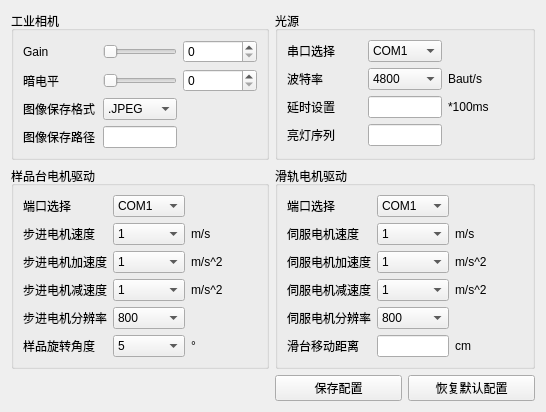
        <widget class="QWidget" name="Settings">
         <layout class="QGridLayout" name="gridLayout_46">
          <item row="0" column="0">
           <widget class="QGroupBox" name="groupBox_14">
            <property name="title">
             <string>工业相机</string>
            </property>
            <layout class="QGridLayout" name="gridLayout_9" rowstretch="1,1,1,1" columnstretch="1,1,1">
             <item row="0" column="0">
              <widget class="QLabel" name="label_gain">
               <property name="text">
                <string>Gain</string>
               </property>
              </widget>
             </item>
             <item row="0" column="1">
              <widget class="QSlider" name="horizontalSlider_gain">
               <property name="orientation">
                <enum>Qt::Horizontal</enum>
               </property>
              </widget>
             </item>
             <item row="0" column="2">
              <widget class="QSpinBox" name="spinBox_gain"/>
             </item>
             <item row="1" column="0">
              <widget class="QLabel" name="label_darkLevel">
               <property name="text">
                <string>暗电平</string>
               </property>
              </widget>
             </item>
             <item row="1" column="1">
              <widget class="QSlider" name="horizontalSlider_darkLevel">
               <property name="orientation">
                <enum>Qt::Horizontal</enum>
               </property>
              </widget>
             </item>
             <item row="1" column="2">
              <widget class="QSpinBox" name="spinBox_darkLevel"/>
             </item>
             <item row="2" column="0">
              <widget class="QLabel" name="label_imageSaveFormat">
               <property name="text">
                <string>图像保存格式</string>
               </property>
              </widget>
             </item>
             <item row="2" column="1">
              <widget class="QComboBox" name="comboBox_imageSaveFormat">
               <item>
                <property name="text">
                 <string>.JPEG</string>
                </property>
               </item>
               <item>
                <property name="text">
                 <string>.BMP</string>
                </property>
               </item>
               <item>
                <property name="text">
                 <string>.PNG</string>
                </property>
               </item>
              </widget>
             </item>
             <item row="3" column="0">
              <widget class="QLabel" name="label_imageSavePath">
               <property name="text">
                <string>图像保存路径</string>
               </property>
              </widget>
             </item>
             <item row="3" column="1">
              <widget class="QLineEdit" name="lineEdit_imageSavePath"/>
             </item>
            </layout>
           </widget>
          </item>
          <item row="0" column="1">
           <widget class="QGroupBox" name="groupBox_16">
            <property name="title">
             <string>光源</string>
            </property>
            <layout class="QGridLayout" name="gridLayout_7" columnstretch="1,1,1">
             <item row="0" column="0">
              <widget class="QLabel" name="label_serialPortSelection">
               <property name="text">
                <string>串口选择</string>
               </property>
              </widget>
             </item>
             <item row="0" column="1">
              <widget class="QComboBox" name="comboBox_serialPortSelection">
               <item>
                <property name="text">
                 <string>COM1</string>
                </property>
               </item>
               <item>
                <property name="text">
                 <string>COM2</string>
                </property>
               </item>
               <item>
                <property name="text">
                 <string>COM3</string>
                </property>
               </item>
               <item>
                <property name="text">
                 <string>COM4</string>
                </property>
               </item>
               <item>
                <property name="text">
                 <string>COM5</string>
                </property>
               </item>
               <item>
                <property name="text">
                 <string>COM6</string>
                </property>
               </item>
               <item>
                <property name="text">
                 <string>COM7</string>
                </property>
               </item>
               <item>
                <property name="text">
                 <string>COM8</string>
                </property>
               </item>
              </widget>
             </item>
             <item row="1" column="0">
              <widget class="QLabel" name="label_baudRate">
               <property name="text">
                <string>波特率</string>
               </property>
              </widget>
             </item>
             <item row="1" column="1">
              <widget class="QComboBox" name="comboBox_baudRate">
               <property name="currentText">
                <string>4800</string>
               </property>
               <item>
                <property name="text">
                 <string>4800</string>
                </property>
               </item>
               <item>
                <property name="text">
                 <string>9600</string>
                </property>
               </item>
               <item>
                <property name="text">
                 <string>19200</string>
                </property>
               </item>
              </widget>
             </item>
             <item row="1" column="2">
              <widget class="QLabel" name="label_68">
               <property name="text">
                <string>Baut/s</string>
               </property>
              </widget>
             </item>
             <item row="2" column="0">
              <widget class="QLabel" name="label_delaySetting">
               <property name="text">
                <string>延时设置</string>
               </property>
              </widget>
             </item>
             <item row="2" column="1">
              <widget class="QLineEdit" name="lineEdit_delaySetting"/>
             </item>
             <item row="2" column="2">
              <widget class="QLabel" name="label_6">
               <property name="text">
                <string>*100ms</string>
               </property>
              </widget>
             </item>
             <item row="3" column="0">
              <widget class="QLabel" name="label_lightingSequence">
               <property name="text">
                <string>亮灯序列</string>
               </property>
              </widget>
             </item>
             <item row="3" column="1">
              <widget class="QLineEdit" name="lineEdit_lightingSequence"/>
             </item>
            </layout>
           </widget>
          </item>
          <item row="1" column="0">
           <widget class="QGroupBox" name="groupBox_21">
            <property name="title">
             <string>样品台电机驱动</string>
            </property>
            <layout class="QGridLayout" name="gridLayout_8" rowstretch="0,0,0,0,0,0" columnstretch="1,1,1">
             <item row="0" column="0">
              <widget class="QLabel" name="label_stepperMotorPortSelection">
               <property name="text">
                <string>端口选择</string>
               </property>
              </widget>
             </item>
             <item row="0" column="1">
              <widget class="QComboBox" name="comboBox_stepperMotorPortSelection">
               <item>
                <property name="text">
                 <string>COM1</string>
                </property>
               </item>
               <item>
                <property name="text">
                 <string>COM2</string>
                </property>
               </item>
               <item>
                <property name="text">
                 <string>COM3</string>
                </property>
               </item>
               <item>
                <property name="text">
                 <string>COM4</string>
                </property>
               </item>
               <item>
                <property name="text">
                 <string>COM5</string>
                </property>
               </item>
               <item>
                <property name="text">
                 <string>COM6</string>
                </property>
               </item>
               <item>
                <property name="text">
                 <string>COM7</string>
                </property>
               </item>
               <item>
                <property name="text">
                 <string>COM8</string>
                </property>
               </item>
               <item>
                <property name="text">
                 <string>COM9</string>
                </property>
               </item>
               <item>
                <property name="text">
                 <string>COM10</string>
                </property>
               </item>
              </widget>
             </item>
             <item row="1" column="0">
              <widget class="QLabel" name="label_stepperMotorSpeed">
               <property name="text">
                <string>步进电机速度</string>
               </property>
              </widget>
             </item>
             <item row="1" column="1">
              <widget class="QComboBox" name="comboBox_stepperMotorSpeed">
               <item>
                <property name="text">
                 <string>1</string>
                </property>
               </item>
               <item>
                <property name="text">
                 <string>2</string>
                </property>
               </item>
               <item>
                <property name="text">
                 <string>3</string>
                </property>
               </item>
               <item>
                <property name="text">
                 <string>4</string>
                </property>
               </item>
               <item>
                <property name="text">
                 <string>5</string>
                </property>
               </item>
              </widget>
             </item>
             <item row="1" column="2">
              <widget class="QLabel" name="label_82">
               <property name="text">
                <string>m/s</string>
               </property>
              </widget>
             </item>
             <item row="2" column="0">
              <widget class="QLabel" name="label_stepperMotorAcceleration">
               <property name="text">
                <string>步进电机加速度</string>
               </property>
              </widget>
             </item>
             <item row="2" column="1">
              <widget class="QComboBox" name="comboBox_stepperMotorAcceleration">
               <item>
                <property name="text">
                 <string>1</string>
                </property>
               </item>
               <item>
                <property name="text">
                 <string>2</string>
                </property>
               </item>
               <item>
                <property name="text">
                 <string>3</string>
                </property>
               </item>
               <item>
                <property name="text">
                 <string>4</string>
                </property>
               </item>
               <item>
                <property name="text">
                 <string>5</string>
                </property>
               </item>
              </widget>
             </item>
             <item row="2" column="2">
              <widget class="QLabel" name="label_83">
               <property name="text">
                <string>m/s^2</string>
               </property>
              </widget>
             </item>
             <item row="3" column="0">
              <widget class="QLabel" name="label_stepperMotorDeceleration">
               <property name="text">
                <string>步进电机减速度</string>
               </property>
              </widget>
             </item>
             <item row="3" column="1">
              <widget class="QComboBox" name="comboBox_stepperMotorDeceleration">
               <item>
                <property name="text">
                 <string>1</string>
                </property>
               </item>
               <item>
                <property name="text">
                 <string>2</string>
                </property>
               </item>
               <item>
                <property name="text">
                 <string>3</string>
                </property>
               </item>
               <item>
                <property name="text">
                 <string>4</string>
                </property>
               </item>
               <item>
                <property name="text">
                 <string>5</string>
                </property>
               </item>
              </widget>
             </item>
             <item row="3" column="2">
              <widget class="QLabel" name="label_86">
               <property name="text">
                <string>m/s^2</string>
               </property>
              </widget>
             </item>
             <item row="4" column="0">
              <widget class="QLabel" name="label_stepperMotorResolution">
               <property name="text">
                <string>步进电机分辨率</string>
               </property>
              </widget>
             </item>
             <item row="4" column="1">
              <widget class="QComboBox" name="comboBox_stepperMotorResolution">
               <item>
                <property name="text">
                 <string>800</string>
                </property>
               </item>
               <item>
                <property name="text">
                 <string>1600</string>
                </property>
               </item>
               <item>
                <property name="text">
                 <string>2400</string>
                </property>
               </item>
              </widget>
             </item>
             <item row="5" column="0">
              <widget class="QLabel" name="label_sampleRotationAngle">
               <property name="text">
                <string>样品旋转角度</string>
               </property>
              </widget>
             </item>
             <item row="5" column="1">
              <widget class="QComboBox" name="comboBox_sampleRotationAngle">
               <item>
                <property name="text">
                 <string>5</string>
                </property>
               </item>
               <item>
                <property name="text">
                 <string>10</string>
                </property>
               </item>
               <item>
                <property name="text">
                 <string>15</string>
                </property>
               </item>
              </widget>
             </item>
             <item row="5" column="2">
              <widget class="QLabel" name="label_87">
               <property name="text">
                <string>°</string>
               </property>
              </widget>
             </item>
            </layout>
           </widget>
          </item>
          <item row="1" column="1">
           <widget class="QGroupBox" name="groupBox_22">
            <property name="title">
             <string>滑轨电机驱动</string>
            </property>
            <layout class="QGridLayout" name="gridLayout_10" columnstretch="1,1,1">
             <item row="0" column="0">
              <widget class="QLabel" name="label_servoMotorPortSelection">
               <property name="text">
                <string>端口选择</string>
               </property>
              </widget>
             </item>
             <item row="0" column="1">
              <widget class="QComboBox" name="comboBox_servoMotorPortSelection">
               <item>
                <property name="text">
                 <string>COM1</string>
                </property>
               </item>
               <item>
                <property name="text">
                 <string>COM2</string>
                </property>
               </item>
               <item>
                <property name="text">
                 <string>COM3</string>
                </property>
               </item>
               <item>
                <property name="text">
                 <string>COM4</string>
                </property>
               </item>
               <item>
                <property name="text">
                 <string>COM5</string>
                </property>
               </item>
               <item>
                <property name="text">
                 <string>COM6</string>
                </property>
               </item>
               <item>
                <property name="text">
                 <string>COM7</string>
                </property>
               </item>
               <item>
                <property name="text">
                 <string>COM8</string>
                </property>
               </item>
               <item>
                <property name="text">
                 <string>COM9</string>
                </property>
               </item>
               <item>
                <property name="text">
                 <string>COM10</string>
                </property>
               </item>
              </widget>
             </item>
             <item row="1" column="0">
              <widget class="QLabel" name="label_servoMotorSpeed">
               <property name="text">
                <string>伺服电机速度</string>
               </property>
              </widget>
             </item>
             <item row="1" column="1">
              <widget class="QComboBox" name="comboBox_servoMotorSpeed">
               <item>
                <property name="text">
                 <string>1</string>
                </property>
               </item>
               <item>
                <property name="text">
                 <string>2</string>
                </property>
               </item>
               <item>
                <property name="text">
                 <string>3</string>
                </property>
               </item>
               <item>
                <property name="text">
                 <string>4</string>
                </property>
               </item>
               <item>
                <property name="text">
                 <string>5</string>
                </property>
               </item>
              </widget>
             </item>
             <item row="1" column="2">
              <widget class="QLabel" name="label_75">
               <property name="text">
                <string>m/s</string>
               </property>
              </widget>
             </item>
             <item row="2" column="0">
              <widget class="QLabel" name="label_servoMotorAcceleration">
               <property name="text">
                <string>伺服电机加速度</string>
               </property>
              </widget>
             </item>
             <item row="2" column="1">
              <widget class="QComboBox" name="comboBox_servoMotorAcceleration">
               <item>
                <property name="text">
                 <string>1</string>
                </property>
               </item>
               <item>
                <property name="text">
                 <string>2</string>
                </property>
               </item>
               <item>
                <property name="text">
                 <string>3</string>
                </property>
               </item>
               <item>
                <property name="text">
                 <string>4</string>
                </property>
               </item>
               <item>
                <property name="text">
                 <string>5</string>
                </property>
               </item>
              </widget>
             </item>
             <item row="2" column="2">
              <widget class="QLabel" name="label_78">
               <property name="text">
                <string>m/s^2</string>
               </property>
              </widget>
             </item>
             <item row="3" column="0">
              <widget class="QLabel" name="label_servoMotorDeceleration">
               <property name="text">
                <string>伺服电机减速度</string>
               </property>
              </widget>
             </item>
             <item row="3" column="1">
              <widget class="QComboBox" name="comboBox_servoMotorDeceleration">
               <item>
                <property name="text">
                 <string>1</string>
                </property>
               </item>
               <item>
                <property name="text">
                 <string>2</string>
                </property>
               </item>
               <item>
                <property name="text">
                 <string>3</string>
                </property>
               </item>
               <item>
                <property name="text">
                 <string>4</string>
                </property>
               </item>
               <item>
                <property name="text">
                 <string>5</string>
                </property>
               </item>
              </widget>
             </item>
             <item row="3" column="2">
              <widget class="QLabel" name="label_77">
               <property name="text">
                <string>m/s^2</string>
               </property>
              </widget>
             </item>
             <item row="4" column="0">
              <widget class="QLabel" name="label_servoMotorResolution">
               <property name="text">
                <string>伺服电机分辨率</string>
               </property>
              </widget>
             </item>
             <item row="4" column="1">
              <widget class="QComboBox" name="comboBox_servoMotorResolution">
               <item>
                <property name="text">
                 <string>800</string>
                </property>
               </item>
               <item>
                <property name="text">
                 <string>1600</string>
                </property>
               </item>
               <item>
                <property name="text">
                 <string>2400</string>
                </property>
               </item>
              </widget>
             </item>
             <item row="5" column="0">
              <widget class="QLabel" name="label_slideTableMovingDistance">
               <property name="text">
                <string>滑台移动距离</string>
               </property>
              </widget>
             </item>
             <item row="5" column="1">
              <widget class="QLineEdit" name="lineEdit_slideTableMovingDistance"/>
             </item>
             <item row="5" column="2">
              <widget class="QLabel" name="label_79">
               <property name="text">
                <string>cm</string>
               </property>
              </widget>
             </item>
            </layout>
           </widget>
          </item>
          <item row="2" column="1">
           <layout class="QGridLayout" name="gridLayout_45">
            <item row="0" column="0">
             <widget class="QPushButton" name="pushButton_save">
              <property name="font">
               <font>
                <family>Times New Roman</family>
                <pointsize>9</pointsize>
               </font>
              </property>
              <property name="text">
               <string>保存配置</string>
              </property>
             </widget>
            </item>
            <item row="0" column="1">
             <widget class="QPushButton" name="pushButton_defaults">
              <property name="font">
               <font>
                <family>Times New Roman</family>
                <pointsize>9</pointsize>
               </font>
              </property>
              <property name="text">
               <string>恢复默认配置</string>
              </property>
             </widget>
            </item>
           </layout>
          </item>
         </layout>
        </widget>
